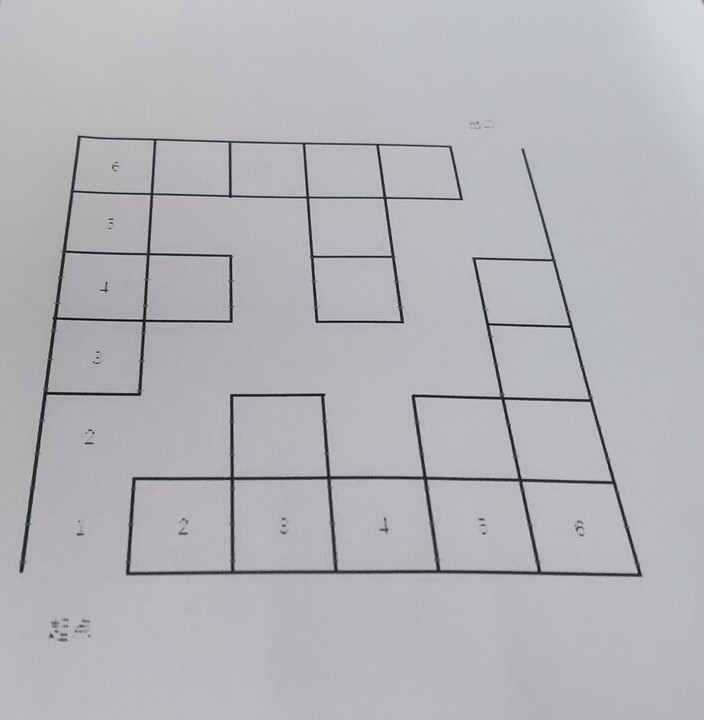
#> input picture cvModule/Maze/testImg/map.jpg, 704 x 720 px
$ python -i maze.py   (imports and definitions only)   (older library calls are emulated)
#> lines starting #> are read from the running program, lines starting #| are printed output that depends on the picture; after the words box and inside, x2 and y2 are one past the last pixel; in counts of white or black regions, pixels touching at a corner belong together; long printed decimals are rounded
# [6 lines of commented-out code are left out]
from jetcam.csi_camera import CSICamera
import cv2
import numpy as np
import math
import time

class Vector3():

    # [10 lines left out: functions __init__, zero, not called in this run]

# 轮廓检测
def Contours(img):
    # 灰度化
    img_gray = cv2.cvtColor(img, cv2.COLOR_BGR2GRAY)
    kernel = np.ones((5,5),np.uint8)
    erosion = cv2.erode(img_gray,kernel,iterations = 2)
    # cv2.imshow("erosion",erosion)
    # 二值化
    ret, thresh = cv2.threshold(erosion, 80, 255, cv2.THRESH_BINARY)
    cv2.imshow("thresh",thresh)
    # 寻找轮廓
    contours, hierarchy = cv2.findContours(thresh, cv2.RETR_TREE, cv2.CHAIN_APPROX_SIMPLE)
    # 计算平均面积
    areas = list()
    for i in range(len(contours)):
        area = cv2.contourArea(contours[i], False)
        areas.append(area)
        # print("轮廓%d的面积:%d" % (i, area))

    area_avg = np.average(areas)
    print("轮廓平均面积:", area_avg)

    # 筛选超过平均面积的轮廓
    img_contours = []
    img_maze = np.zeros(img.shape, np.uint8)
    for i in range(len(contours)):
        img_temp = np.zeros(img.shape, np.uint8)
        img_contours.append(img_temp)

        area = cv2.contourArea(contours[i], False)
        if area < img.shape[0] * img.shape[1] * 0.7 and area > area_avg / 10: # area > area_avg / 18(显示每一个边缘) 18是根据统计学计算的，现在用的是显示最大连通域（小心特例）
            # print("轮廓%d的面积是: %d" % (i, area))
            # print(contours[i])
            cv2.drawContours(img_maze, contours, i, (0, 0, 255), 10)
            # print(contours[i])
    # 锐化
    kernel = np.array([[0, -1, 0], [-1, 5, -1], [0, -1, 0]], np.float32) #定义一个核
    img_maze = cv2.filter2D(img_maze, -1, kernel=kernel)
    # 均值滤波
    img_maze = cv2.blur(img_maze, (3, 5))  # 模板大小为3*5, 模板的大小是可以设定的
    img_maze = cv2.boxFilter(img_maze, -1, (3, 5))
    # cv2.imshow("img_maze", img_maze)
    # 漫水填充
    H_rows, W_cols = img_maze.shape[:2]
    mask = np.zeros([H_rows+2, W_cols+2], np.uint8)
    cv2.floodFill(img_maze, mask, (0, 0), (0, 255, 225), cv2.FLOODFILL_FIXED_RANGE)
    return img_maze

# Harris角点
def HarrisDetect(img):
    # 转换成灰度图像
    gray = cv2.cvtColor(img, cv2.COLOR_BGR2GRAY)
    # 高斯模糊
    gray = cv2.GaussianBlur(gray, (7, 7), 0)
    # 图像转换为float32
    gray = np.float32(gray)
    # harris角点检测
    dst = cv2.cornerHarris(gray, 5, 5, 0.04)
    # 阈值设定
    img[dst > 0.00001*dst.max()] = [225, 0, 0]
    # cv2.imshow('Harrisimg', img)
    # cv2.imshow('Harris', dst)

    return img

# 求顶点
def aroundCorner(Harris_img, y, x, pix):
    if x - pix > 0: start_x = x - pix
    else: start_x = 0
    if x + pix >= Harris_img.shape[1]: end_x = Harris_img.shape[0]
    else: end_x = x + pix
    if y - pix > 0: start_y = y - pix
    else: start_y = 0
    if y + pix >= Harris_img.shape[0]: end_y = Harris_img.shape[1]
    else: end_y = y + pix

    for i in range(start_x, end_x - 1):
        for j in range(start_y, end_y - 1):
            if j < 720 and i < 1280 and Harris_img[j][i][0]:
                return True
    return False

# 四角检测
def pointDetect(Harris_img, img):
    # 求图像大小
    shape = img.shape
    height = shape[0]
    width = shape[1]

    upLeftX = 0
    upLeftY = 0
    downLeftX = 0
    downLeftY = 0
    upRightX = 0
    upRightY = 0
    downRightX = 0
    downRightY = 0
    step = 10

    # 求左上顶点
    for j in range(0, int(height/2), step):
        for i in range(0, int(width/2), step):
            if upLeftX == 0 and upLeftY == 0 and aroundCorner(Harris_img, j, i, step) and img[j][i][0] == 225:
                # print(Harris_img[j][i][0])
                upLeftX = i
                upLeftY = j
                break
        if upLeftX or upLeftY:
            break

    # 求右上顶点
    for j in range(0, int(height/2), step):
        for i in range(width-1, int(width/2), -step):
            if upRightX == 0 and upRightY == 0 and aroundCorner(Harris_img, j, i, step) and img[j][i][0] == 225:
                upRightX = i
                upRightY = j
                break
        if upRightX or upRightY:
            break

    # 求左下顶点
    for i in range(0, int(width/2), step):
        for j in range(int(height-1), int(height/2), -step):
            if downLeftX == 0 and downLeftY == 0 and aroundCorner(Harris_img, j, i, step) and img[j][i][0] == 225:
                downLeftX = i
                downLeftY = j
                break
        if downLeftX or downLeftY:
            break

    # 求右下顶点
    for i in range(width-1, int(width/2), -step):
        for j in range(height-1, int(height/2), -step):
            if downRightX == 0 and downRightY == 0 and aroundCorner(Harris_img, j, i, step) and img[j][i][0] == 225:
                downRightX = i
                downRightY = j
                break
        if downRightY or downRightY:
            break

    img[upLeftY][upLeftX][0] = 0
    img[upLeftY][upLeftX][1] = 255
    img[upLeftY][upLeftX][2] = 0

    print("左上坐标：", upLeftY, upLeftX)

    img[upRightY][upRightX][0] = 0
    img[upRightY][upRightX][1] = 255
    img[upRightY][upRightX][2] = 0

    print("右上坐标：", upRightY, upRightX)

    img[downRightY][downRightX][0] = 0
    img[downRightY][downRightX][1] = 255
    img[downRightY][downRightX][2] = 0

    print("右下坐标：", downRightY, downRightX)

    img[downLeftY][downLeftX][0] = 0
    img[downLeftY][downLeftX][1] = 255
    img[downLeftY][downLeftX][2] = 0

    print("左下坐标：", downLeftY, downLeftX)

    # 图像膨胀
    img = cv2.dilate(img, None)

    # 描边
    cv2.line(img, (upLeftX, upLeftY), (upRightX, upRightY), (255, 0, 0), 1)
    cv2.line(img, (upRightX, upRightY), (downRightX, downRightY), (255, 0, 0), 1)
    cv2.line(img, (downRightX, downRightY), (downLeftX, downLeftY), (255, 0, 0), 1)
    cv2.line(img, (downLeftX, downLeftY), (upLeftX, upLeftY), (255, 0, 0), 1)
    cv2.imshow('result', img)
    cv2.waitKey(5)
    pts = np.float32([[upLeftX, upLeftY], [upRightX, upRightY], [downLeftX, downLeftY], [downRightX, downRightY]])
    return pts

# 生成数组地图
def MakeMap(img):
    gray = cv2.cvtColor(img, cv2.COLOR_BGR2GRAY)
    H_rows, W_cols = img.shape[:2]
    Hrate = math.floor(H_rows / 6)
    Wrate = math.floor(W_cols / 6)
    # cv2.imshow("fill", img)
    # 封闭图像检测
    num_labels, labels, stats, centroids = cv2.connectedComponentsWithStats(gray, connectivity=8)
    road = 0
    map = np.zeros((6, 6), dtype=np.int)
    for i in range(0,6):
        for j in range(0,6):
            if img[i * Hrate + math.floor(Hrate / 2)][j * Wrate + math.floor(Wrate / 2)][2] == 225:
                map[i][j] = 1
    print(map)
    return map

# [101 lines left out: functions find_road, find_way, make_action, not called in this run]


def make_location(map,location):
    temp=2
    up=0
    down=1
    left=2
    right=3
    for i in range(5,-1,-1):
        for j in range(5,-1,-1):
            if map[i][j]==1:
                if j==5:
                    if i==5:
                        if map[i-1][j]+map[i][j-1] ==1:
                            map[i][j]=temp
                            temp=temp+1
                        location[i][j][down]=location[i][j][right]=1
                    elif i==0:
                        if map[i+1][j]+map[i][j-1] ==1:
                            map[i][j]=temp
                            temp=temp+1
                        location[i][j][up]=location[i][j][right]=1
                    else:
                        if map[i+1][j]+map[i][j-1]+map[i-1][j] ==1:
                            map[i][j]=temp
                            temp=temp+1
                        location[i][j][right]=1
                elif j==0:
                    if i==5:
                        if map[i-1][j]+map[i][j+1] ==1:
                            map[i][j]=temp
                            temp=temp+1
                        location[i][j][down]=location[i][j][left]=1
                    elif i==0:
                        if map[i+1][j]+map[i][j+1] ==1:
                            map[i][j]=temp
                            temp=temp+1
                        location[i][j][up]=location[i][j][left]=1
                    else:
                        if map[i+1][j]+map[i][j+1]+map[i-1][j] ==1:
                            map[i][j]=temp
                            temp=temp+1
                        location[i][j][left]=1
                elif i==5:
                    if map[i][j+1]+map[i][j-1]+map[i-1][j] ==1:
                        map[i][j]=temp
                        temp=temp+1
                    location[i][j][down]=1
                elif i==0:
                    if map[i][j+1]+map[i][j-1]+map[i+1][j] ==1:
                        map[i][j]=temp
                        temp=temp+1
                    location[i][j][up]=1

            else:
                location[i][j]=[1,1,1,1]
    start_x = 0
    start_y = 0
    for i in range(5,-1,-1):
        for j in range(5,-1,-1):
            if map[i][j]==2:
                start_x=j
                start_y=i
                break

    if temp!=4:
        temp=-1
    else:
        temp=1
    return temp,map,location,start_x,start_y

def mapPic2Action(image):
    image = cv2.resize(image, (1280, 720), fx=1, fy=1, interpolation=cv2.INTER_NEAREST)
    image = Contours(image)
    imagebak = image.copy()
    H_rows, W_cols = image.shape[:2]

    # 四角检测
    pts1 = pointDetect(HarrisDetect(image), image)
    pts2 = np.float32([[0, 0],[W_cols,0],[0, H_rows],[W_cols,H_rows],])
    # 生成透视变换矩阵；进行透视变换
    M = cv2.getPerspectiveTransform(pts1, pts2)

    warp = cv2.warpPerspective(imagebak, M, (W_cols,H_rows))
    # cv2.imshow("warp",warp)
    #构建地图输出矩阵
    map = MakeMap(warp)
    # print(map)
    # map = [[0,0,0,1,0,0],
    #        [1,0,0,1,0,0],
    #        [0,0,0,1,1,0],
    #        [0,0,0,0,1,0],
    #        [0,0,0,1,1,0],
    #        [0,0,0,1,0,0]]
    #寻路
    location=np.zeros((6, 6, 4), dtype=np.int)
    state,map,location,start_x,start_y = make_location(map,location)#标记起点终点并构建寻路数据
    # print(map)
    # print('[420:]')
    # print(state)
    actions = []
    if state == 1:
        find_road(map,location,start_x,start_y)#寻路
        isRoad, actions = make_action(start_x,start_y,location,map)#根据路线构建行动
        # print(action)
        if isRoad == -1:
            state = -1
    return state, actions

# 控制逻辑
# [54 lines left out: functions action2command, pubCommand, talker, not called in this run]
        # rate.sleep()

# [2 lines not run here, left out]

>>> import cv2
>>> picture = cv2.imread('../../../../cvModule/Maze/testImg/map.jpg')
#> picture is the input picture: shape (720, 704, 3); mean B, G, R 185.4, 179.1, 179.1
>>> result = mapPic2Action(picture)
#> in Contours, `ret, thresh = cv2.threshold(erosion, 80, 255, cv2.THRESH_BINARY)`:
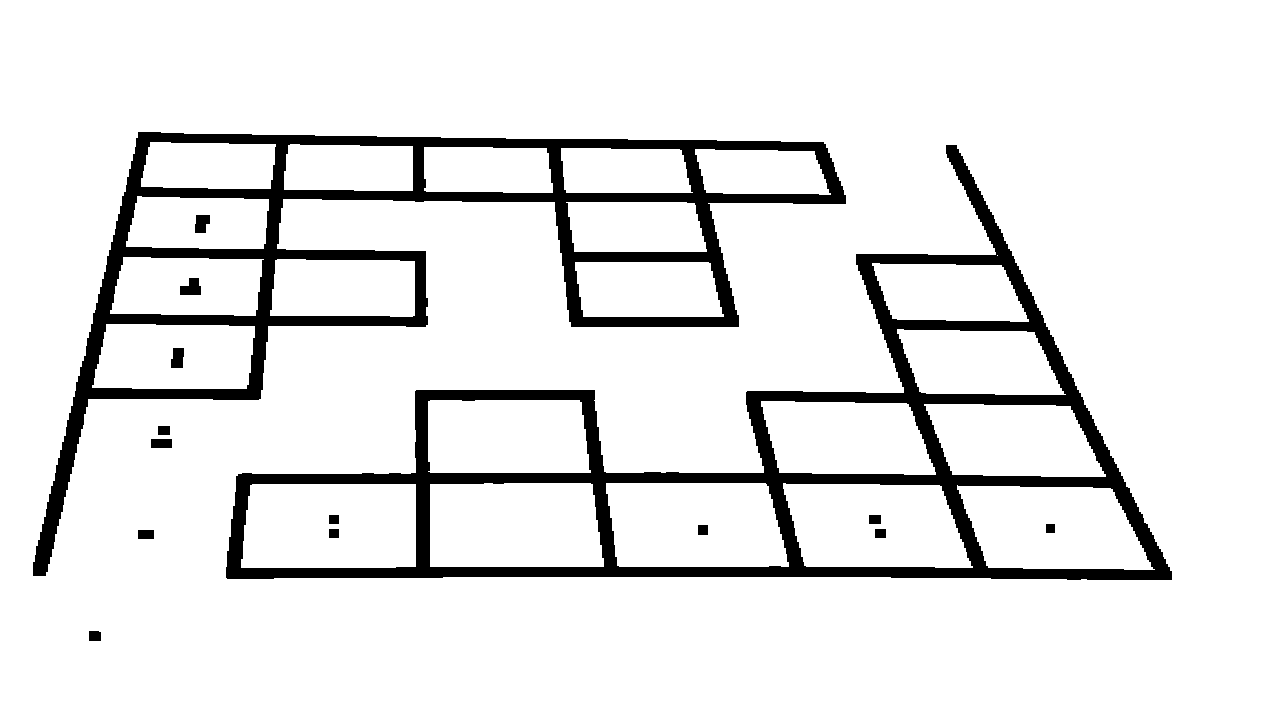
#> thresh: shape (720, 1280); 90.6% white; 15 black regions
#> in Contours, `contours, hierarchy = cv2.findContours(thresh, cv2.RETR_TREE, cv2.CHAI..`: contours = 38 contours, 1 with area under 20; largest, box (x1, y1, x2, y2) and area: (0, 0, 1280, 720) 919601, (225, 144, 1173, 581) 165252, (32, 131, 847, 577) 115784, (241, 484, 416, 568) 14058, (430, 483, 604, 567) 13802
#> the loop in Contours, `for i in range(len(contours)):` made 38 passes
#> area on passes 1 to 12: 919601, 138.5, 168, 218, 128, 165252.5, 12859, 98, 14058.5, 108, 108, 13214
#> after the loop in Contours, `for i in range(len(contours)):`: areas = 38 values, max 919601 at index 0, min 0 at index 22, mean 36620.9
#> in Contours, `area_avg = np.average(areas)`: area_avg = 36620.9
#| 轮廓平均面积: 36620.895
#> after the loop in Contours, `for i in range(len(contours)):`:
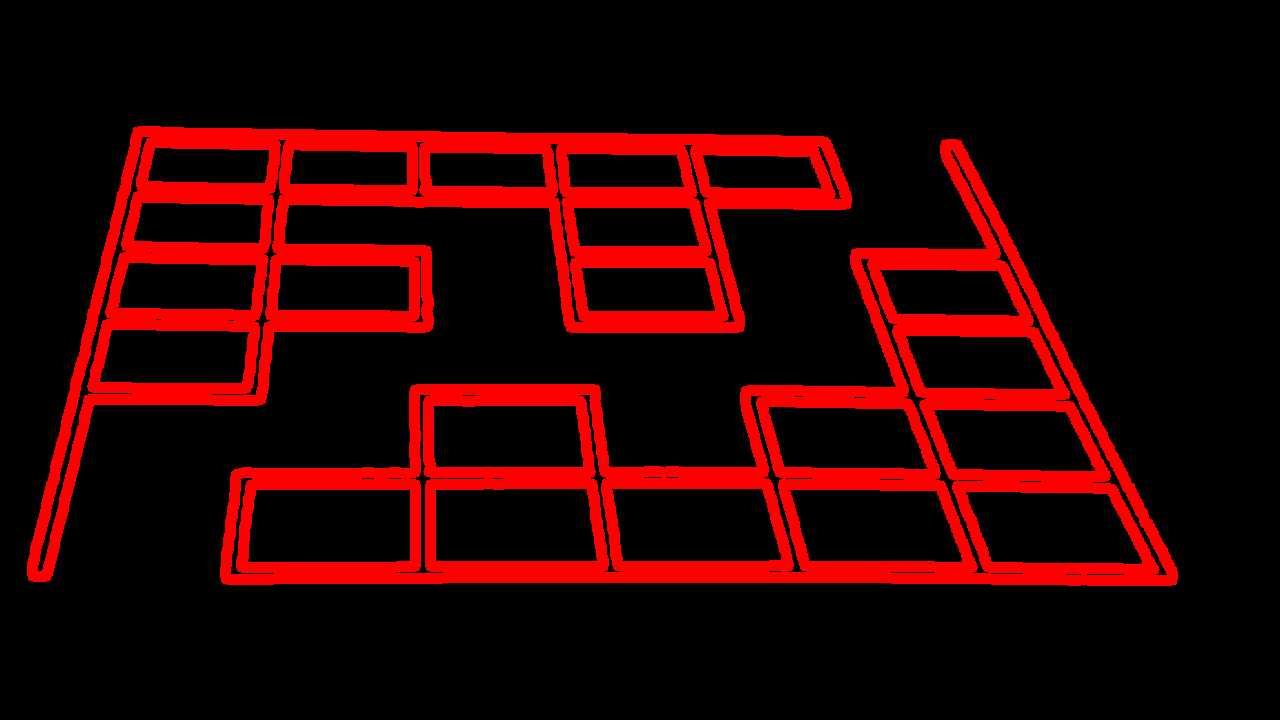
#> img_maze: shape (720, 1280, 3); mean of channels 0, 1, 2 0, 0, 44; drawn as B, G, R
#> after the loop in Contours, `for i in range(len(contours)):`: img_contours = 38 items
#> in Contours, `H_rows, W_cols = img_maze.shape[:2]`: H_rows = 720; W_cols = 1280
#> in mapPic2Action, `H_rows, W_cols = image.shape[:2]`: H_rows = 720; W_cols = 1280
#> in HarrisDetect, `img[dst > 0.00001*dst.max()] = [225, 0, 0]`:
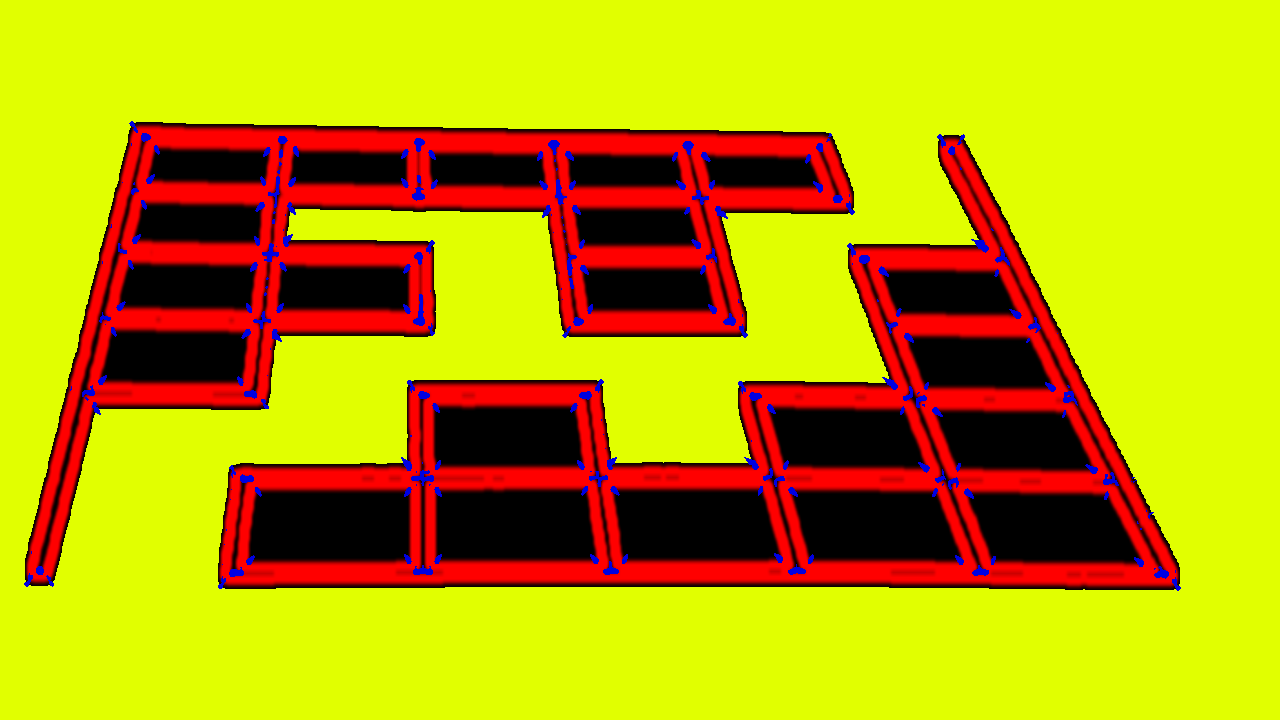
#> img: shape (720, 1280, 3); mean of channels 0, 1, 2 2.6, 162.3, 185.8; drawn as B, G, R
#> in pointDetect, `shape = img.shape`: shape = (720, 1280, 3)
#> in pointDetect, `height = shape[0]`: height = 720
#> in pointDetect, `width = shape[1]`: width = 1280
#> in pointDetect, `img[upLeftY][upLeftX][0] = 0`: img: shape (720, 1280, 3); under 0.01% of pixels changed, all inside (x1, y1, x2, y2) = (280, 140, 281, 141)
#> in pointDetect, `img[upLeftY][upLeftX][1] = 255`: img: shape (720, 1280, 3); mean of channels 0, 1, 2 2.6, 162.3, 185.8
#| 左上坐标： 140 280
#> in pointDetect, `img[upRightY][upRightX][0] = 0`: img: shape (720, 1280, 3); mean of channels 0, 1, 2 2.6, 162.3, 185.8
#> in pointDetect, `img[upRightY][upRightX][1] = 255`: img: shape (720, 1280, 3); mean of channels 0, 1, 2 2.6, 162.3, 185.8
#| 右上坐标： 140 959
#> in pointDetect, `img[downRightY][downRightX][0] = 0`: img: shape (720, 1280, 3); mean of channels 0, 1, 2 2.6, 162.3, 185.8
#> in pointDetect, `img[downRightY][downRightX][1] = 255`: img: shape (720, 1280, 3); mean of channels 0, 1, 2 2.6, 162.3, 185.8
#| 右下坐标： 589 1179
#> in pointDetect, `img[downLeftY][downLeftX][0] = 0`: img: shape (720, 1280, 3); mean of channels 0, 1, 2 2.6, 162.3, 185.8
#> in pointDetect, `img[downLeftY][downLeftX][1] = 255`: img: shape (720, 1280, 3); mean of channels 0, 1, 2 2.6, 162.3, 185.8
#| 左下坐标： 579 30
#> in MakeMap, `gray = cv2.cvtColor(img, cv2.COLOR_BGR2GRAY)`:
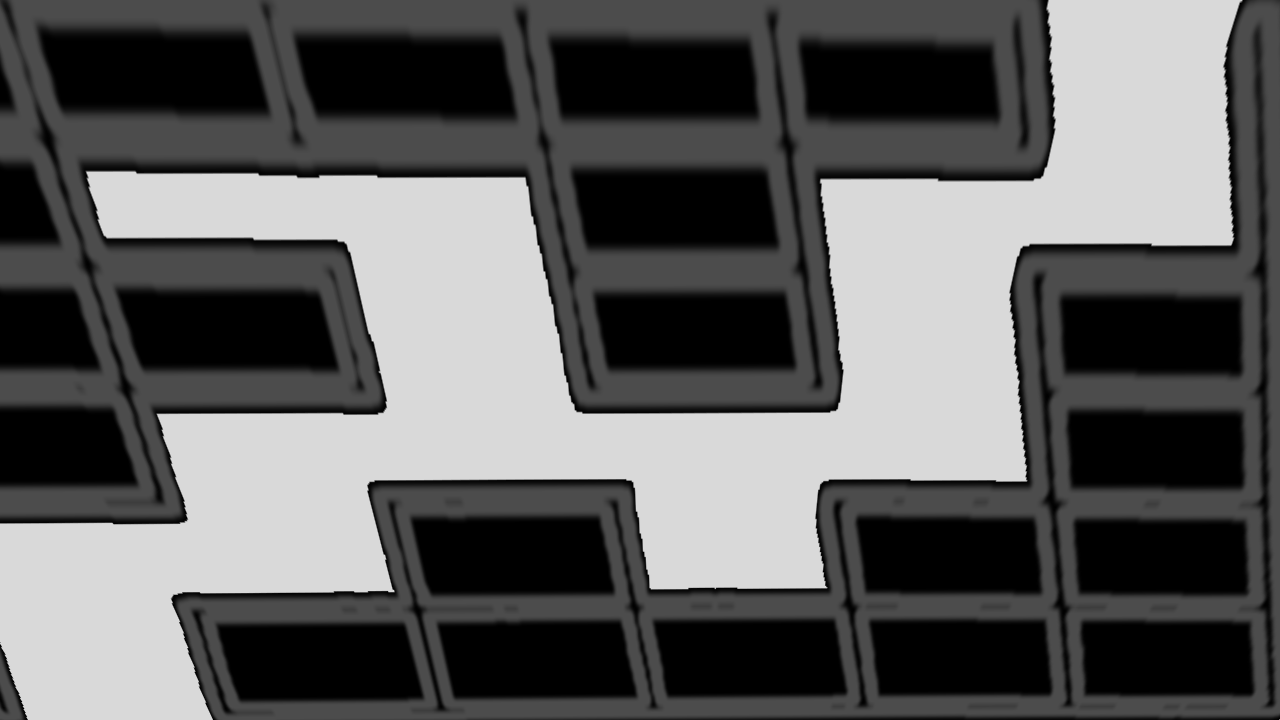
#> gray: shape (720, 1280); min 0, max 217, mean 92.9
#> in MakeMap, `num_labels, labels, stats, centroids = cv2.connectedComponentsWithStat..`:
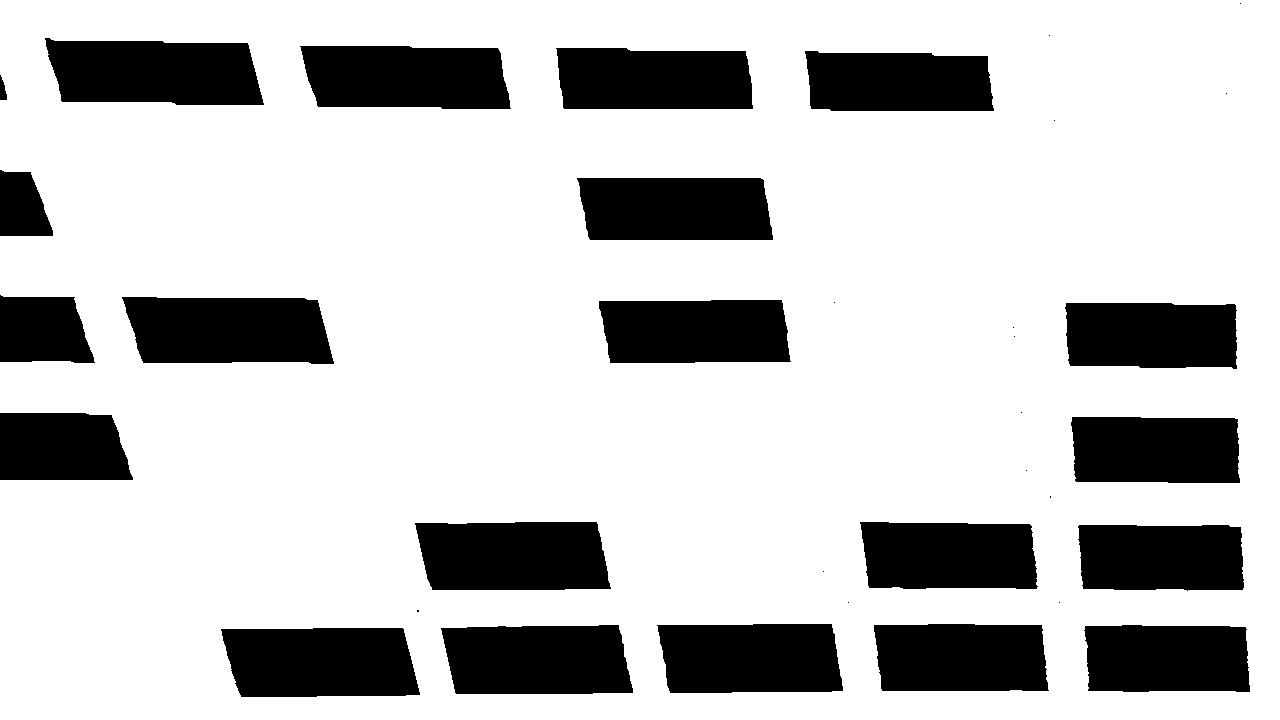
#> labels: shape (720, 1280) int32; values 0 (black) and 1 (white), 77.2% white; 35 black regions (14 under 20 px), largest, box (x1, y1, x2, y2) and area: (122, 297, 334, 364) 12494, (45, 38, 264, 105) 12409, (221, 628, 420, 697) 12355
